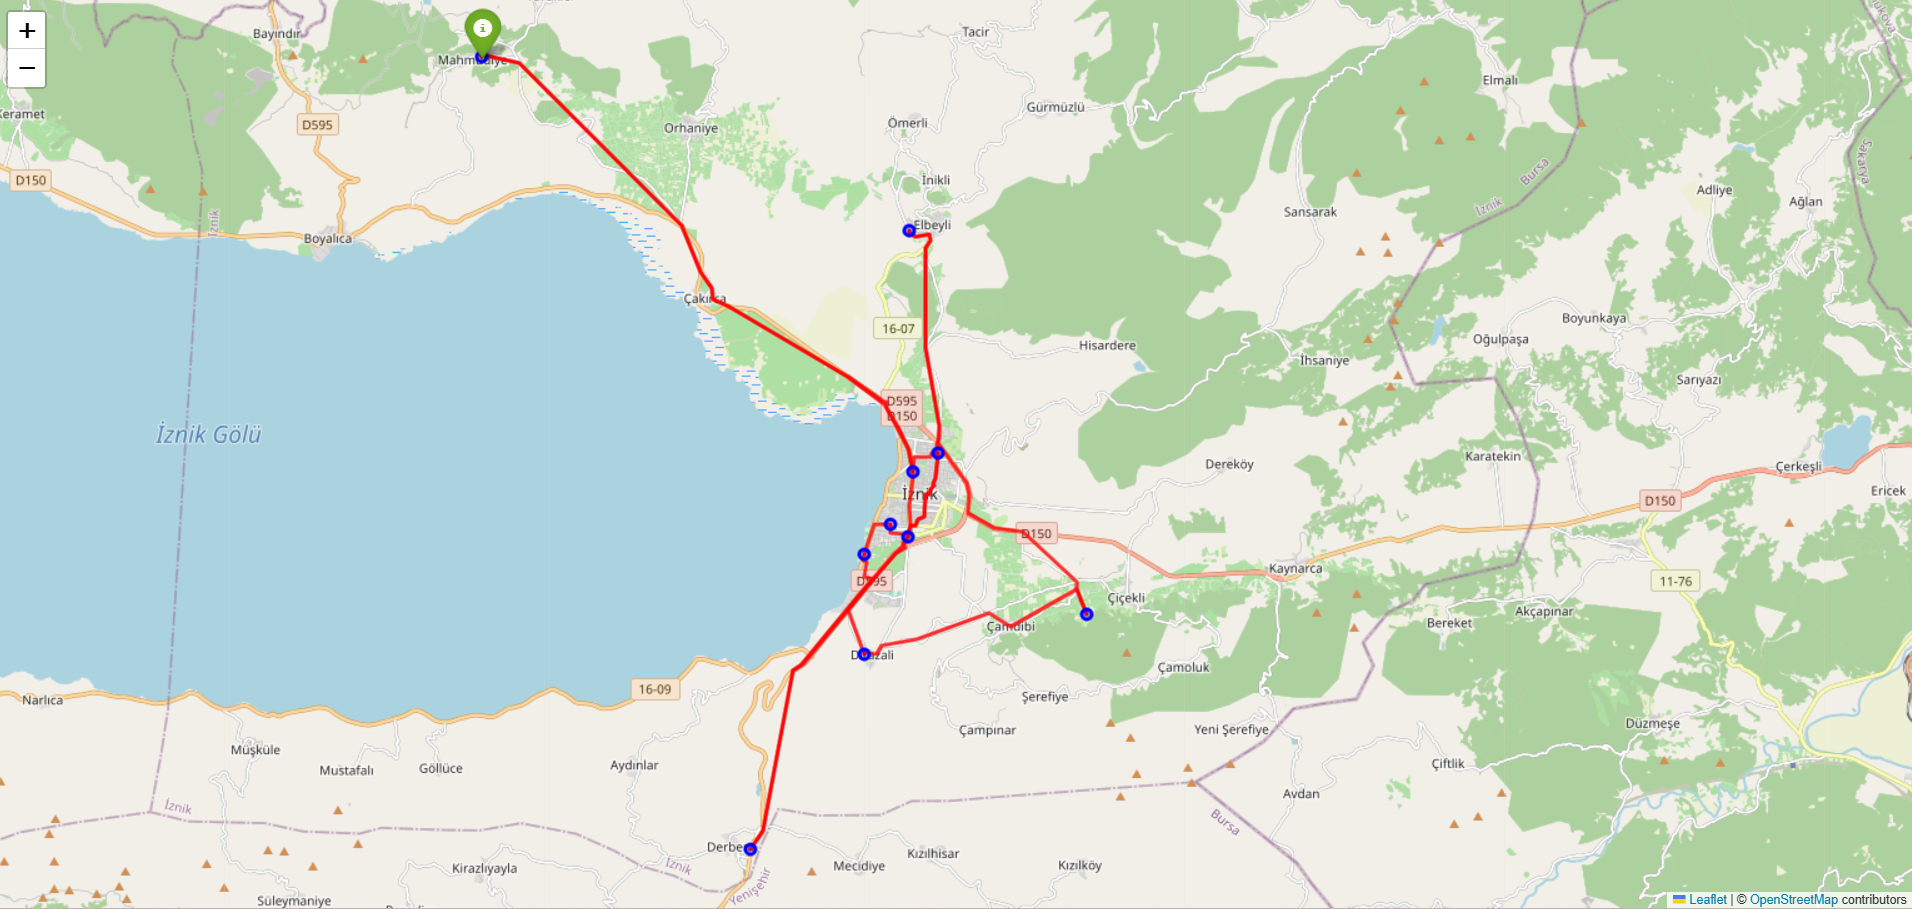

Recreate this plot in Python.
# ==============================
# Assignment 2 – Real Map TSP

# Objective: Move from synthetic data to real-world geography.
# • Use osmnx to download a real street network (e.g., a city region).
# • Pick a set of locations on the map as TSP nodes.
# • Solve using your heuristic from Assignment 1.
# • Visualize the tour on a real map using leaflet, folium, or similar.
# • Submit: Script + map visualization screenshot or hosted HTML.
# ==============================

import osmnx as ox
import random
import networkx as nx
import folium

# 1. Bursa, İznik şehrinin yollar ağını indirir
G = ox.graph_from_place("İznik, Bursa, Turkey", network_type="drive")

# 2. Grafikteki düğümleri listeler
nodes = list(G.nodes)

# 3. Rastgele 10 düğüm seçme
random.seed(42)
selected_nodes = random.sample(nodes, 10)

# 4. Gerçek mesafeleri hesaplayan yeni alt grafik
subG = nx.Graph()

for i in range(len(selected_nodes)):
    for j in range(i + 1, len(selected_nodes)):
        try:
            # Gerçek yol uzunluğu (metre)
            length = nx.shortest_path_length(G, selected_nodes[i], selected_nodes[j], weight="length")
            subG.add_edge(selected_nodes[i], selected_nodes[j], weight=length)
        except nx.NetworkXNoPath:
            pass  # Eğer iki nokta arasında yol yoksa, geç

# 4. En Yakın Komşu (Nearest Neighbor) algoritması
def nearest_neighbor_tsp(G, start_node):
    visited = [start_node]
    current = start_node
    total_dist = 0

    while len(visited) < len(G.nodes):
        neighbors = [(n, G[current][n]['weight']) for n in G.neighbors(current) if n not in visited]
        if not neighbors: # komsu yoksa geç
            break
        next_node, dist = min(neighbors, key=lambda x: x[1])
        visited.append(next_node)
        total_dist += dist
        current = next_node

    # Başlangıç noktasına geri dön
    total_dist += G[current][start_node]['weight']
    visited.append(start_node)
    return visited, total_dist

# 5. Algoritmayı çalıştır
start = selected_nodes[0]
tour, total_distance = nearest_neighbor_tsp(subG, start)
print("Tur sırası (node ID):", tour)
print(f"Toplam Mesafe: {total_distance:.2f} metre")

start_lat = G.nodes[start]['y']
start_lon = G.nodes[start]['x']

m = folium.Map(location=[start_lat, start_lon], zoom_start=13)

# 6. Rota çizimi
for i in range(len(tour) - 1):
    try:
        path = nx.shortest_path(G, tour[i], tour[i + 1], weight="length")
        route_coords = [(G.nodes[n]['y'], G.nodes[n]['x']) for n in path]
        folium.PolyLine(route_coords, color="red", weight=3, opacity=0.8).add_to(m)
    except nx.NetworkXNoPath:
        continue

# 7. Düğümleri mavi dairelerle işaretle
for n in selected_nodes:
    folium.CircleMarker(
        location=(G.nodes[n]['y'], G.nodes[n]['x']),
        radius=4,
        color='blue',
        fill=True,
        fill_color='blue'
    ).add_to(m)

# 8. Başlangıç noktası yeşil
folium.Marker(
    location=(G.nodes[start]['y'], G.nodes[start]['x']),
    popup="Start Point",
    icon=folium.Icon(color='green')
).add_to(m)

# 9. Kaydet
map_path = "hw-2/real-map-tsp.html"
m.save(map_path)
